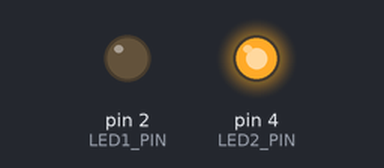
The sketch below on a simulated Arduino Uno, built with avr-gcc and run on an emulated ATmega328P. On the bench: output pins drawn as LEDs (lit = HIGH). What the sketch prints to the serial monitor is not drawn.

Above: at 0.3 s.
At 4.6 s:
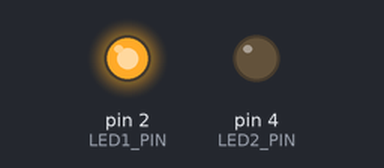
Timing chart, 0 to 7.2 s (numbered marks = the images above):
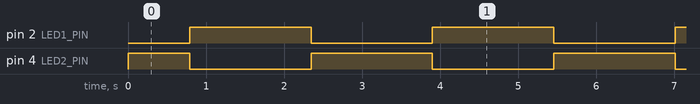

Measured:
- by itself, pin 2 (LED1_PIN): alternates HIGH for 1.6 s and LOW for 1.6 s
- by itself, pin 4 (LED2_PIN): repeats every 3.1 s: LOW 1.6 s, HIGH 1.6 s

The sketch:

sketch_may24d.ino
```cpp
#define LED1_PIN 2
#define LED2_PIN 4

int brightness = 0;
int fadeStep = 5;

void setup() {
  Serial.begin(115200);
  pinMode(LED1_PIN, OUTPUT);
  pinMode(LED2_PIN, OUTPUT);
}

void loop() {
  analogWrite(LED1_PIN, brightness);
  analogWrite(LED2_PIN, 255 - brightness);

  // 串口显示双灯亮度
  Serial.print("LED1：");
  Serial.print(brightness);
  Serial.print(" | LED2：");
  Serial.println(255 - brightness);

  brightness += fadeStep;
  if (brightness <= 0 || brightness >= 255) {
    fadeStep = -fadeStep;
  }
  delay(30);
}
```
